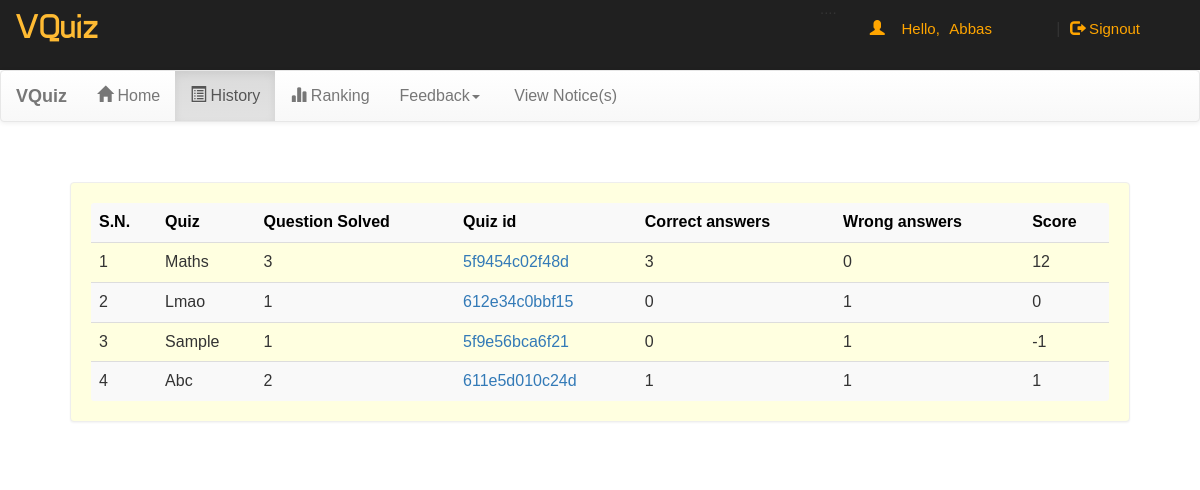
The page /account.php?q=2 (signed in) on the database its author committed.
### tables this page shows
CREATE TABLE `history` (
  `email` varchar(50) NOT NULL,
  `eid` varchar(100) NOT NULL,
  `score` int(11) NOT NULL,
  `level` int(11) NOT NULL,
  `sahi` int(11) NOT NULL,
  `wrong` int(11) NOT NULL,
  `date` timestamp NOT NULL DEFAULT current_timestamp() ON UPDATE current_timestamp()
);

CREATE TABLE `quiz` (
  `eid` varchar(100) NOT NULL,
  `title` varchar(100) NOT NULL,
  `sahi` int(11) NOT NULL,
  `wrong` int(11) NOT NULL,
  `total` int(11) NOT NULL,
  `time` int(10) NOT NULL,
  `intro` text NOT NULL,
  `tag` varchar(100) NOT NULL,
  `date` timestamp NOT NULL DEFAULT current_timestamp() ON UPDATE current_timestamp()
);

### account.php (the view, shortened to what this page needs)
<!DOCTYPE html PUBLIC "-//W3C//DTD XHTML 1.0 Transitional//EN" "http://www.w3.org/TR/xhtml1/DTD/xhtml1-transitional.dtd">
<html xmlns="http://www.w3.org/1999/xhtml">
<head>
<link  rel="stylesheet" href="css/bootstrap.min.css"/>
 <link  rel="stylesheet" href="css/bootstrap-theme.min.css"/>
 <link rel="stylesheet" href="css/main.css">
 <link  rel="stylesheet" href="css/font.css">
</head>
<body>
<div class="header">
<div class="row">
<div class="col-lg-6">
<span class="logo">VQuiz</span></div>
<div class="col-md-4 col-md-offset-2">
 <?php
 include_once 'dbConnection.php';
  if(!(isset($_SESSION['email']))){
header("location:index.php");
}
else
{
$name = $_SESSION['name'];
$email=$_SESSION['email'];
echo '<span class="pull-right top title1" ><span class="log1"><span class="glyphicon glyphicon-user" aria-hidden="true"></span>&nbsp;&nbsp;&nbsp;&nbsp;Hello,</span> <a href="account.php?q=1" class="log log1">'.$name.'</a>&nbsp;|&nbsp;<a href="logout.php?q=account.php" class="log"><span class="glyphicon glyphicon-log-out" aria-hidden="true"></span>&nbsp;Signout</button></a></span>';
}
?>
</div>
</div></div>
<div class="bg">
<nav class="navbar navbar-default title1">
  <div class="container-fluid">
    <div class="navbar-header">
      <a class="navbar-brand" href="#"><b>VQuiz</b></a>
    </div>
    <div class="collapse navbar-collapse" id="bs-example-navbar-collapse-1">
      <ul class="nav navbar-nav">
          <li <?php if(@$_GET['q']==1) echo'class="active"'; ?> ><a href="account.php?q=1"><span class="glyphicon glyphicon-home" aria-hidden="true"></span>&nbsp;Home</a></li>
          <li <?php if(@$_GET['q']==2) echo'class="active"'; ?>><a href="account.php?q=2"><span class="glyphicon glyphicon-list-alt" aria-hidden="true"></span>&nbsp;History</a></li>
		      <li <?php if(@$_GET['q']==3) echo'class="active"'; ?>><a href="account.php?q=3"><span class="glyphicon glyphicon-stats" aria-hidden="true"></span>&nbsp;Ranking</a></li>
          <li class="dropdown <?php if(@$_GET['q']==4 || @$_GET['q']==15) echo'active"'; ?>">
          <a href="#" class="dropdown-toggle" data-toggle="dropdown" role="button" aria-haspopup="true" aria-expanded="false">Feedback<span class="caret"></span></a>
        <li <?php if(@$_GET['q']==11) echo'class="active"'; ?>><a href="account.php?q=11">&nbsp;View Notice(s)</a></li>
        </ul>
      </div>
  </div>
</nav>
<div class="container">
<div class="row">
<div class="col-md-12">
<?php
if(@$_GET['q']== 2)
{
$q=mysqli_query($con,"SELECT * FROM history WHERE email='$email' ORDER BY date DESC " )or die('Error197');
echo  '<div class="panel">
<table class="table table-striped title1" >
<tr style="color:black"><td><b>S.N.</b></td><td><b>Quiz</b></td><td><b>Question Solved</b></td><td><b>Quiz id</b></td><td><b>Correct answers</b></td><td><b>Wrong answers<b></td><td><b>Score</b></td>';
$c=0;
while($row=mysqli_fetch_array($q) )
{
$eid=$row['eid'];
$s=$row['score'];
$w=$row['wrong'];
$r=$row['sahi'];
$qa=$row['level'];
$q23=mysqli_query($con,"SELECT title FROM quiz WHERE  eid='$eid' " )or die('Error208');
while($row=mysqli_fetch_array($q23) )
{
$title=$row['title'];
}
$c++;
echo '<tr><td>'.$c.'</td><td>'.$title.'</td><td>'.$qa."</td><td>
<a href='account.php?q=history&step=2&eid=$eid'>
".$eid.'</a></td><td>'.$r.'</td><td>'.$w.'</td><td>'.$s.'</td></tr>';
}
echo'</table></div>';
}
?>
</div></div></div></div>
</body>
</html>

### css/main.css (style rules this page uses)
html { height: 100%; }
body { overflow-x:hidden; width:100%; font: 15px "Century Gothic", "Times Roman", sans-serif; height:100%; background:#eee; background:url(../image/bg1.jpg); background-size: 100%; min-height:580px; }
.bg { min-height:540px; }
.panel { border-color:#eee; background-color: lightyellow; margin:40px; padding:20px; font: 15px "Century Gothic", "Times Roman", sans-serif; }
.header { background:#202020; height:70px; }
.logo { font-family:'typo'; font-size:35px; color:#ffbb33; margin:15px; }
.title1 { font: 16px "Century Gothic", "Times Roman", sans-serif; }
.top { margin-top:20px; }
.log1 { font: 15px 'Ubuntu', sans-serif; color:orange; margin-left:10px; }
.log { margin:10px; margin-right:60px; margin-left:5px; color:orange; text-decoration:none; font-size:20px; font-size:15px; }

### rows shown on the page
history: quiz.title "Maths", level "3", eid "5f9454c02f48d", sahi "3", wrong "0", score "12"
history: quiz.title "Lmao", level "1", eid "612e34c0bbf15", sahi "0", wrong "1", score "0"
history: quiz.title "Sample", level "1", eid "5f9e56bca6f21", sahi "0", wrong "1", score "-1"
history: quiz.title "Abc", level "2", eid "611e5d010c24d", sahi "1", wrong "1", score "1"

### other values the page prints
$name "Abbas"
